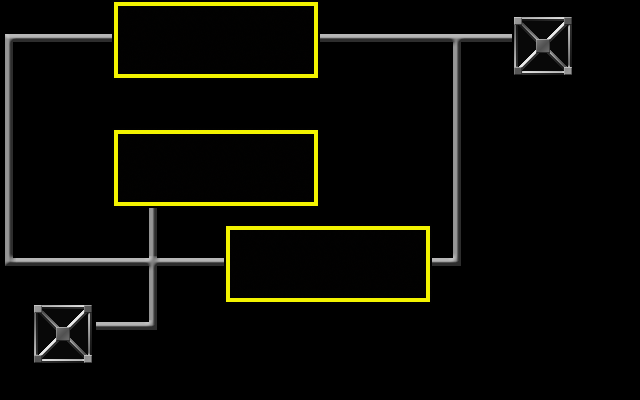

Tiled map render using the project's own tile images. Description and the whole map definition, tile-layer contents included, below:
An orthogonal 40x25 tile map with 16x16 px tiles, 1 tile layer (Main) and 5 objects.

<map version="1.5" tiledversion="1.7.2" orientation="orthogonal" renderorder="right-down" width="40" height="25" tilewidth="16" tileheight="16" infinite="0" nextlayerid="4" nextobjectid="22">
 <tileset firstgid="1" source="Tileset3.tsx" />
 <layer id="2" name="Main" width="40" height="25">
  <data encoding="csv">
0,0,0,0,0,0,0,4153,3641,3641,3641,3641,3642,3643,3641,3641,3641,3642,3643,4160,0,0,0,0,0,0,0,0,0,0,0,0,0,0,0,0,0,0,0,0,
0,0,0,0,0,0,0,4145,4146,3833,3833,3833,3833,3833,3833,3833,3833,3834,3835,4152,0,0,0,0,0,0,0,0,0,0,0,0,805,806,807,808,0,0,0,0,
2662,2640,2641,2642,2643,2644,2645,4209,4210,4283,4219,4220,4221,4222,4223,4223,4223,4223,4215,4216,2677,2677,2677,2677,2677,2677,2677,2677,2646,2648,2648,2648,869,870,871,872,0,0,0,0,
2726,0,0,0,0,0,0,4273,4274,4275,4219,4219,4220,4221,4222,4223,4287,4287,4279,4280,0,0,0,0,0,0,0,0,2570,0,0,0,933,934,935,936,0,0,0,0,
2790,0,0,0,0,0,0,4337,4338,4338,4338,4338,4338,4339,4340,4341,4342,4342,4343,4344,0,0,0,0,0,0,0,0,2634,0,0,0,997,998,999,1000,0,0,0,0,
2726,0,0,0,0,0,0,0,0,0,0,0,0,0,0,0,0,0,0,0,0,0,0,0,0,0,0,0,2698,0,0,0,0,0,0,0,0,0,0,0,
2726,0,0,0,0,0,0,0,0,0,0,0,0,0,0,0,0,0,0,0,0,0,0,0,0,0,0,0,2698,0,0,0,0,0,0,0,0,0,0,0,
2726,0,0,0,0,0,0,0,0,0,0,0,0,0,0,0,0,0,0,0,0,0,0,0,0,0,0,0,2698,0,0,0,0,0,0,0,0,0,0,0,
2726,0,0,0,0,0,0,4153,3641,3641,3641,3641,3642,3643,3641,3641,3641,3642,3643,4160,0,0,0,0,0,0,0,0,2698,0,0,0,0,0,0,0,0,0,0,0,
2726,0,0,0,0,0,0,4145,4146,3833,3833,3833,3833,3833,3833,3833,3833,3834,3835,4152,0,0,0,0,0,0,0,0,2698,0,0,0,0,0,0,0,0,0,0,0,
2726,0,0,0,0,0,0,4209,4210,4283,4219,4220,4221,4222,4223,4223,4223,4223,4215,4216,0,0,0,0,0,0,0,0,2698,0,0,0,0,0,0,0,0,0,0,0,
2726,0,0,0,0,0,0,4273,4274,4275,4219,4219,4220,4221,4222,4223,4287,4287,4279,4280,0,0,0,0,0,0,0,0,2698,0,0,0,0,0,0,0,0,0,0,0,
2726,0,0,0,0,0,0,4337,4338,4338,4338,4338,4338,4339,4340,4341,4342,4342,4343,4344,0,0,0,0,0,0,0,0,2698,0,0,0,0,0,0,0,0,0,0,0,
2726,0,0,0,0,0,0,0,0,2570,0,0,0,0,0,0,0,0,0,0,0,0,0,0,0,0,0,0,2698,0,0,0,0,0,0,0,0,0,0,0,
2726,0,0,0,0,0,0,0,0,2570,0,0,0,0,4153,3641,3641,3641,3641,3642,3643,3641,3641,3641,3642,3643,4160,0,2698,0,0,0,0,0,0,0,0,0,0,0,
2618,0,0,0,0,0,0,0,0,2634,0,0,0,0,4145,4146,3833,3833,3833,3833,3833,3833,3833,3833,3834,3835,4152,2585,2586,0,0,0,0,0,0,0,0,0,0,0,
2682,2663,2663,2663,2663,2663,2664,2665,2666,2638,2663,2663,2663,2664,4209,4210,4283,4219,4220,4221,4222,4223,4223,4223,4223,4215,4216,2649,2650,0,0,0,0,0,0,0,0,0,0,0,
0,0,0,0,0,0,0,0,0,2570,0,0,0,0,4273,4274,4275,4219,4219,4220,4221,4222,4223,4287,4287,4279,4280,0,0,0,0,0,0,0,0,0,0,0,0,0,
0,0,0,0,0,0,0,0,0,2570,0,0,0,0,4337,4338,4338,4338,4338,4338,4339,4340,4341,4342,4342,4343,4344,0,0,0,0,0,0,0,0,0,0,0,0,0,
0,0,805,806,807,808,0,0,0,2634,0,0,0,0,0,0,0,0,0,0,0,0,0,0,0,0,0,0,0,0,0,0,0,0,0,0,0,0,0,0,
0,0,869,870,871,872,2648,2649,2649,2650,0,0,0,0,0,0,0,0,0,0,0,0,0,0,0,0,0,0,0,0,0,0,0,0,0,0,0,0,0,0,
0,0,933,934,935,936,0,0,0,0,0,0,0,0,0,0,0,0,0,0,0,0,0,0,0,0,0,0,0,0,0,0,0,0,0,0,0,0,0,0,
0,0,997,998,999,1000,0,0,0,0,0,0,0,0,0,0,0,0,0,0,0,0,0,0,0,0,0,0,0,0,0,0,0,0,0,0,0,0,0,0,
0,0,0,0,0,0,0,0,0,0,0,0,0,0,0,0,0,0,0,0,0,0,0,0,0,0,0,0,0,0,0,0,0,0,0,0,0,0,0,0,
0,0,0,0,0,0,0,0,0,0,0,0,0,0,0,0,0,0,0,0,0,0,0,0,0,0,0,0,0,0,0,0,0,0,0,0,0,0,0,0
</data>
 </layer>
 <objectgroup id="3" name="Text">
  <object id="17" x="113.188" y="28.0782" width="207.625" height="18.8438">
   <text fontfamily="Futura" wrap="1" color="#ffffff" halign="center">CARGO</text>
  </object>
  <object id="18" x="110.688" y="157.078" width="207.625" height="18.8438">
   <text fontfamily="Futura" wrap="1" color="#ffffff" halign="center">ENGINEERING</text>
  </object>
  <object id="19" x="225.688" y="253.078" width="203.625" height="17.8438">
   <text fontfamily="Futura" wrap="1" color="#ffffff" halign="center">MEDICAL</text>
  </object>
  <object id="20" x="34.6873" y="321.078" width="57.625" height="18.8438">
   <text fontfamily="Futura" wrap="1" color="#ffffff" halign="center">ELEV</text>
  </object>
  <object id="21" x="515.688" y="32.0782" width="57.625" height="18.8438">
   <text fontfamily="Futura" wrap="1" color="#ffffff" halign="center">ELEV</text>
  </object>
 </objectgroup>
</map>